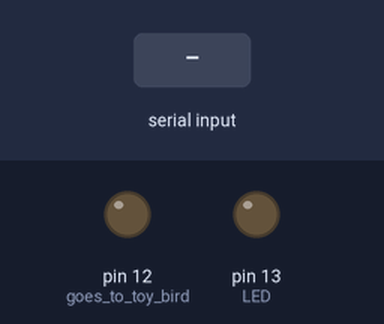
This sketch was run on a simulated Arduino Uno, built with avr-gcc and run on an emulated ATmega328P. On the bench: output pins drawn as LEDs (lit = HIGH). The test bench sets the inputs (shaded band).

Above: at 1.2 s.
1.3 s: "N" received over Serial
At 1.7 s:
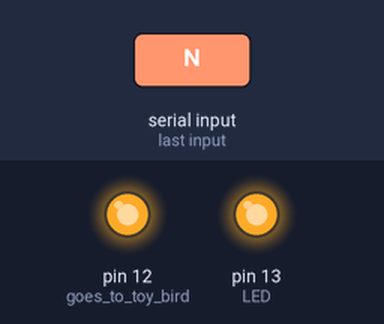
Timing chart, 0 to 4.3 s (numbered marks = the images above; inputs shaded):
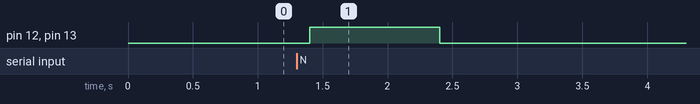

Measured:
- after the input at 1.3 s, pin 12 (goes_to_toy_bird), pin 13 (LED): LOW → HIGH after 0.10 s, → LOW 1.0 s later

The sketch:

literal_twitter_bot.ino
```cpp
/*
  Literal Twitter Bot
  makes bird chirp when it receives a character from processing

  modified 25 Apr 2016
  by Amy Wibowo
 */

int incomingByte = 0;   // for incoming serial data from processing

// the setup function runs once when you press reset or power the board
void setup() {
  // initialize output pins
  pinMode(12, OUTPUT); //goes to toy bird
  pinMode(13, OUTPUT); //LED

  Serial.begin(9600);     // opens serial port, sets data rate to 9600 bps
}

// the loop function runs over and over again forever
void loop() {

  // send data only when you receive data:
    if (Serial.available() > 0) {
      incomingByte = Serial.read();

      if (incomingByte == 'N') {
        digitalWrite(12, HIGH);   // send the on signal to the bird
        digitalWrite(13, HIGH);   // turn the LED on for debugging
        delay(1000);              // wait for a second
        digitalWrite(12, LOW);    // send the off signal to the bird
        digitalWrite(13, LOW);   // turn the LED off
        delay(1000);
      }
    }
    delay(100); //pause between attempts to read the serial port
}
```
